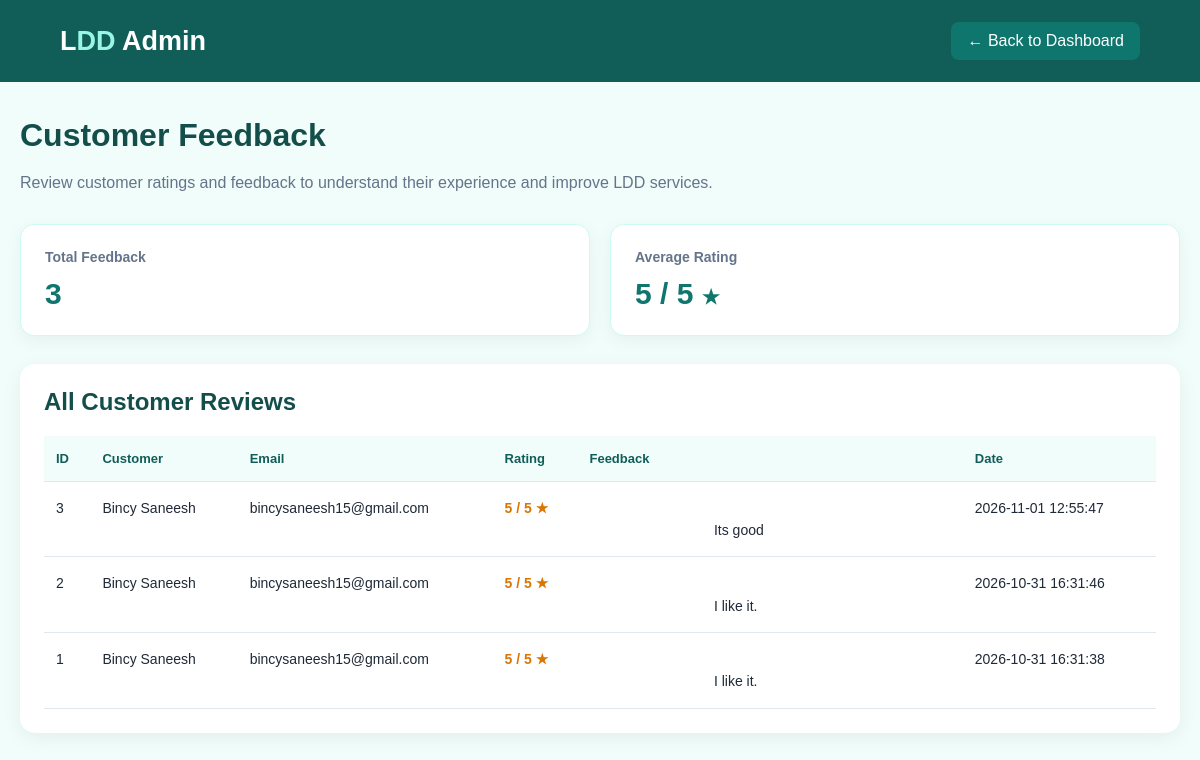
Screenshot of /admin/manage_feedback.php (signed in) with the database file from the repository.
### tables this page shows
CREATE TABLE `feedback` (
  `id` int(11) NOT NULL,
  `user_id` int(11) DEFAULT NULL,
  `message` text DEFAULT NULL,
  `rating` int(11) DEFAULT NULL,
  `created_at` timestamp NOT NULL DEFAULT current_timestamp()
);

CREATE TABLE `users` (
  `id` int(11) NOT NULL,
  `name` varchar(100) DEFAULT NULL,
  `email` varchar(100) DEFAULT NULL,
  `phone` varchar(15) DEFAULT NULL,
  `address` text DEFAULT NULL,
  `password` varchar(255) DEFAULT NULL,
  `created_at` timestamp NOT NULL DEFAULT current_timestamp(),
  `role` varchar(50) NOT NULL,
  `location` varchar(100) DEFAULT NULL,
  `profile_image` varchar(255) DEFAULT NULL,
  `business_type` enum('Restaurant','Grocery','Printing') DEFAULT NULL
);

### admin/manage_feedback.php (the view, shortened to what this page needs)
<?php
require_once "../backend/db.php";
$sql = "
    SELECT
        f.id,
        f.user_id,
        f.message,
        f.rating,
        f.created_at,
        u.name AS customer_name,
        u.email AS customer_email
    FROM feedback f
    LEFT JOIN users u ON f.user_id = u.id
    ORDER BY f.created_at DESC
";
$result = mysqli_query($conn, $sql);
$total_feedback = mysqli_num_rows($result);
$total_rating = 0;
$feedback_rows = [];
while ($row = mysqli_fetch_assoc($result)) {
    $feedback_rows[] = $row;
    $total_rating += (int) $row["rating"];
}
$average_rating = $total_feedback > 0
    ? round($total_rating / $total_feedback, 1)
    : 0;
function safe($value) {
    return htmlspecialchars((string)($value ?? ""), ENT_QUOTES, "UTF-8");
}
?>
<!DOCTYPE html>
<html lang="en">
<head>
</head>
<body>
<header class="header">
    <div class="logo">L<span>DD</span> Admin</div>
    <a href="javascript:history.back()">← Back to Dashboard</a>
</header>
<main class="container">
    <h1 class="page-title">Customer Feedback</h1>
    <p class="subtitle">
        Review customer ratings and feedback to understand their
        experience and improve LDD services.
    </p>
    <section class="summary">
        <div class="summary-card">
            <h3>Total Feedback</h3>
            <p><?= $total_feedback ?></p>
        </div>
        <div class="summary-card">
            <h3>Average Rating</h3>
            <p>
                <?= $average_rating ?> / 5
                <span style="font-size:20px;">★</span>
            </p>
        </div>
    </section>
    <section class="feedback-panel">
        <h2>All Customer Reviews</h2>
        <div class="table-wrapper">
            <table>
                <thead>
                    <tr>
                        <th>ID</th>
                        <th>Customer</th>
                        <th>Email</th>
                        <th>Rating</th>
                        <th>Feedback</th>
                        <th>Date</th>
                    </tr>
                </thead>
                <tbody>
                <?php if ($total_feedback > 0): ?>
                    <?php foreach ($feedback_rows as $row): ?>
                        <tr>
                            <td><?= (int)$row["id"] ?></td>
                            <td>
                                <?= safe($row["customer_name"] ?: "Customer") ?>
                            </td>
                            <td>
                                <?= safe($row["customer_email"] ?: "N/A") ?>
                            </td>
                            <td class="rating">
                                <?= (int)$row["rating"] ?> / 5 ★
                            </td>
                            <td class="feedback-message">
                                <?= safe($row["message"]) ?>
                            </td>
                            <td>
                                <?= safe($row["created_at"]) ?>
                            </td>
                        </tr>
                    <?php endforeach; ?>
                <?php endif; ?>
                </tbody>
            </table>
        </div>
    </section>
</main>
</body>
</html>

### admin/manage_feedback.php (style rules this page uses)
* { box-sizing: border-box; font-family: Arial, sans-serif; }
body { margin: 0; background: #f0fdfa; color: #1f2937; }
.header { background: #115e59; color: white; padding: 22px 5%; display: flex; justify-content: space-between; align-items: center; gap: 15px; flex-wrap: wrap; }
.logo { font-size: 27px; font-weight: bold; }
.logo span { color: #99f6e4; }
.header a { color: white; text-decoration: none; background: #0f766e; padding: 10px 16px; border-radius: 8px; }
.container { max-width: 1200px; margin: 35px auto; padding: 0 20px; }
.page-title { color: #134e4a; margin-bottom: 8px; }
.subtitle { color: #64748b; margin-bottom: 28px; line-height: 1.6; }
.summary { display: grid; grid-template-columns: repeat(2, minmax(0, 1fr)); gap: 20px; margin-bottom: 28px; }
.summary-card { background: white; padding: 24px; border-radius: 14px; border: 1px solid #ccfbf1; box-shadow: 0 5px 18px rgba(0,0,0,0.05); }
.summary-card h3 { color: #64748b; font-size: 14px; margin: 0 0 12px; }
.summary-card p { color: #0f766e; font-size: 30px; font-weight: bold; margin: 0; }
.feedback-panel { background: white; border-radius: 15px; padding: 24px; box-shadow: 0 5px 20px rgba(0,0,0,0.06); }
.feedback-panel h2 { color: #134e4a; margin-top: 0; }
.table-wrapper { overflow-x: auto; }
table { width: 100%; border-collapse: collapse; min-width: 750px; }
th, td { padding: 15px 12px; border-bottom: 1px solid #e2e8f0; text-align: left; vertical-align: top; }
th { background: #f0fdfa; color: #115e59; font-size: 13px; }
td { font-size: 14px; line-height: 1.6; }
.rating { color: #d97706; font-weight: bold; white-space: nowrap; }
.feedback-message { max-width: 350px; white-space: pre-wrap; overflow-wrap: anywhere; }

### rows the page displays
feedback: id "3", user.name "Bincy Saneesh", user.email "bincysaneesh15@gmail.com", rating "5", message "Its good", created_at "2026-11-01 12:55:47"
feedback: id "2", user.name "Bincy Saneesh", user.email "bincysaneesh15@gmail.com", rating "5", message "I like it.", created_at "2026-10-31 16:31:46"
feedback: id "1", user.name "Bincy Saneesh", user.email "bincysaneesh15@gmail.com", rating "5", message "I like it.", created_at "2026-10-31 16:31:38"

### other values shown
$total_feedback "3"
$average_rating "5"
